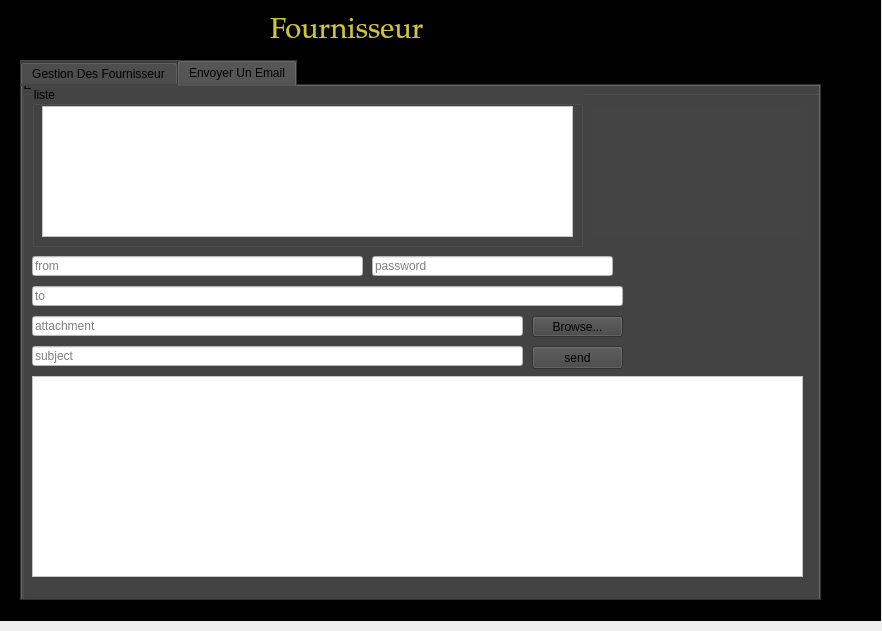
<?xml version="1.0" encoding="UTF-8"?>
<ui version="4.0">
 <class>Fournisseurs</class>
 <widget class="QDialog" name="Fournisseurs">
  <property name="geometry">
   <rect>
    <x>0</x>
    <y>0</y>
    <width>882</width>
    <height>631</height>
   </rect>
  </property>
  <property name="windowTitle">
   <string>Dialog</string>
  </property>
  <widget class="QLabel" name="label">
   <property name="geometry">
    <rect>
     <x>0</x>
     <y>-10</y>
     <width>881</width>
     <height>631</height>
    </rect>
   </property>
   <property name="styleSheet">
    <string notr="true">background-color: rgb(0, 0, 0);</string>
   </property>
   <property name="text">
    <string/>
   </property>
  </widget>
  <widget class="QTabWidget" name="tabWidget">
   <property name="geometry">
    <rect>
     <x>20</x>
     <y>60</y>
     <width>801</width>
     <height>541</height>
    </rect>
   </property>
   <property name="palette">
    <palette>
     <active>
      <colorrole role="Button">
       <brush brushstyle="SolidPattern">
        <color alpha="255">
         <red>68</red>
         <green>68</green>
         <blue>68</blue>
        </color>
       </brush>
      </colorrole>
      <colorrole role="Base">
       <brush brushstyle="SolidPattern">
        <color alpha="255">
         <red>68</red>
         <green>68</green>
         <blue>68</blue>
        </color>
       </brush>
      </colorrole>
      <colorrole role="Window">
       <brush brushstyle="SolidPattern">
        <color alpha="255">
         <red>68</red>
         <green>68</green>
         <blue>68</blue>
        </color>
       </brush>
      </colorrole>
     </active>
     <inactive>
      <colorrole role="Button">
       <brush brushstyle="SolidPattern">
        <color alpha="255">
         <red>68</red>
         <green>68</green>
         <blue>68</blue>
        </color>
       </brush>
      </colorrole>
      <colorrole role="Base">
       <brush brushstyle="SolidPattern">
        <color alpha="255">
         <red>68</red>
         <green>68</green>
         <blue>68</blue>
        </color>
       </brush>
      </colorrole>
      <colorrole role="Window">
       <brush brushstyle="SolidPattern">
        <color alpha="255">
         <red>68</red>
         <green>68</green>
         <blue>68</blue>
        </color>
       </brush>
      </colorrole>
     </inactive>
     <disabled>
      <colorrole role="Button">
       <brush brushstyle="SolidPattern">
        <color alpha="255">
         <red>68</red>
         <green>68</green>
         <blue>68</blue>
        </color>
       </brush>
      </colorrole>
      <colorrole role="Base">
       <brush brushstyle="SolidPattern">
        <color alpha="255">
         <red>68</red>
         <green>68</green>
         <blue>68</blue>
        </color>
       </brush>
      </colorrole>
      <colorrole role="Window">
       <brush brushstyle="SolidPattern">
        <color alpha="255">
         <red>68</red>
         <green>68</green>
         <blue>68</blue>
        </color>
       </brush>
      </colorrole>
     </disabled>
    </palette>
   </property>
   <property name="styleSheet">
    <string notr="true">background-color: rgb(68, 68, 68);</string>
   </property>
   <property name="currentIndex">
    <number>1</number>
   </property>
   <widget class="QWidget" name="tab">
    <attribute name="title">
     <string>Gestion Des Fournisseur</string>
    </attribute>
    <widget class="QGroupBox" name="groupBox">
     <property name="geometry">
      <rect>
       <x>0</x>
       <y>-10</y>
       <width>801</width>
       <height>521</height>
      </rect>
     </property>
     <property name="title">
      <string>ajout</string>
     </property>
     <widget class="QLabel" name="label_2">
      <property name="geometry">
       <rect>
        <x>10</x>
        <y>80</y>
        <width>161</width>
        <height>20</height>
       </rect>
      </property>
      <property name="styleSheet">
       <string notr="true">color: rgb(206, 197, 64);
font: 75 11pt &quot;MS Shell Dlg 2&quot;; </string>
      </property>
      <property name="text">
       <string>nom du fournisseur</string>
      </property>
     </widget>
     <widget class="QLabel" name="label_3">
      <property name="geometry">
       <rect>
        <x>10</x>
        <y>20</y>
        <width>201</width>
        <height>20</height>
       </rect>
      </property>
      <property name="styleSheet">
       <string notr="true">font: 75 11pt &quot;MS Shell Dlg 2&quot;;

color: rgb(206, 197, 64);</string>
      </property>
      <property name="text">
       <string>identifiand du fournisseur</string>
      </property>
     </widget>
     <widget class="QLabel" name="label_4">
      <property name="geometry">
       <rect>
        <x>10</x>
        <y>50</y>
        <width>181</width>
        <height>20</height>
       </rect>
      </property>
      <property name="styleSheet">
       <string notr="true">color: rgb(206, 197, 64);
font: 75 11pt &quot;MS Shell Dlg 2&quot;; </string>
      </property>
      <property name="text">
       <string>numéro du téléphone</string>
      </property>
     </widget>
     <widget class="QLineEdit" name="le_nom">
      <property name="geometry">
       <rect>
        <x>220</x>
        <y>80</y>
        <width>211</width>
        <height>22</height>
       </rect>
      </property>
      <property name="styleSheet">
       <string notr="true">
color: rgb(0, 0, 0);
background-color: rgb(255, 255, 255);</string>
      </property>
     </widget>
     <widget class="QLineEdit" name="le_id">
      <property name="geometry">
       <rect>
        <x>220</x>
        <y>20</y>
        <width>211</width>
        <height>22</height>
       </rect>
      </property>
      <property name="styleSheet">
       <string notr="true">color: rgb(0, 0, 0);
background-color: rgb(255, 255, 255);</string>
      </property>
     </widget>
     <widget class="QLineEdit" name="le_numtel">
      <property name="geometry">
       <rect>
        <x>220</x>
        <y>50</y>
        <width>211</width>
        <height>22</height>
       </rect>
      </property>
      <property name="styleSheet">
       <string notr="true">color: rgb(0, 0, 0);
background-color: rgb(255, 255, 255);</string>
      </property>
     </widget>
     <widget class="QPushButton" name="pb_ajouter">
      <property name="geometry">
       <rect>
        <x>450</x>
        <y>30</y>
        <width>93</width>
        <height>28</height>
       </rect>
      </property>
      <property name="palette">
       <palette>
        <active>
         <colorrole role="Button">
          <brush brushstyle="SolidPattern">
           <color alpha="255">
            <red>220</red>
            <green>220</green>
            <blue>0</blue>
           </color>
          </brush>
         </colorrole>
         <colorrole role="Midlight">
          <brush brushstyle="SolidPattern">
           <color alpha="255">
            <red>255</red>
            <green>255</green>
            <blue>255</blue>
           </color>
          </brush>
         </colorrole>
         <colorrole role="Base">
          <brush brushstyle="SolidPattern">
           <color alpha="255">
            <red>220</red>
            <green>220</green>
            <blue>0</blue>
           </color>
          </brush>
         </colorrole>
         <colorrole role="Window">
          <brush brushstyle="SolidPattern">
           <color alpha="255">
            <red>220</red>
            <green>220</green>
            <blue>0</blue>
           </color>
          </brush>
         </colorrole>
         <colorrole role="HighlightedText">
          <brush brushstyle="SolidPattern">
           <color alpha="255">
            <red>255</red>
            <green>255</green>
            <blue>255</blue>
           </color>
          </brush>
         </colorrole>
        </active>
        <inactive>
         <colorrole role="Button">
          <brush brushstyle="SolidPattern">
           <color alpha="255">
            <red>220</red>
            <green>220</green>
            <blue>0</blue>
           </color>
          </brush>
         </colorrole>
         <colorrole role="Midlight">
          <brush brushstyle="SolidPattern">
           <color alpha="255">
            <red>255</red>
            <green>255</green>
            <blue>255</blue>
           </color>
          </brush>
         </colorrole>
         <colorrole role="Base">
          <brush brushstyle="SolidPattern">
           <color alpha="255">
            <red>220</red>
            <green>220</green>
            <blue>0</blue>
           </color>
          </brush>
         </colorrole>
         <colorrole role="Window">
          <brush brushstyle="SolidPattern">
           <color alpha="255">
            <red>220</red>
            <green>220</green>
            <blue>0</blue>
           </color>
          </brush>
         </colorrole>
         <colorrole role="HighlightedText">
          <brush brushstyle="SolidPattern">
           <color alpha="255">
            <red>255</red>
            <green>255</green>
            <blue>255</blue>
           </color>
          </brush>
         </colorrole>
        </inactive>
        <disabled>
         <colorrole role="Button">
          <brush brushstyle="SolidPattern">
           <color alpha="255">
            <red>220</red>
            <green>220</green>
            <blue>0</blue>
           </color>
          </brush>
         </colorrole>
         <colorrole role="Midlight">
          <brush brushstyle="SolidPattern">
           <color alpha="255">
            <red>255</red>
            <green>255</green>
            <blue>255</blue>
           </color>
          </brush>
         </colorrole>
         <colorrole role="Base">
          <brush brushstyle="SolidPattern">
           <color alpha="255">
            <red>220</red>
            <green>220</green>
            <blue>0</blue>
           </color>
          </brush>
         </colorrole>
         <colorrole role="Window">
          <brush brushstyle="SolidPattern">
           <color alpha="255">
            <red>220</red>
            <green>220</green>
            <blue>0</blue>
           </color>
          </brush>
         </colorrole>
         <colorrole role="HighlightedText">
          <brush brushstyle="SolidPattern">
           <color alpha="255">
            <red>255</red>
            <green>255</green>
            <blue>255</blue>
           </color>
          </brush>
         </colorrole>
        </disabled>
       </palette>
      </property>
      <property name="styleSheet">
       <string notr="true">background-color: rgb(220, 220, 0);</string>
      </property>
      <property name="text">
       <string>ajouter</string>
      </property>
     </widget>
     <widget class="QLabel" name="label_6">
      <property name="geometry">
       <rect>
        <x>10</x>
        <y>110</y>
        <width>81</width>
        <height>21</height>
       </rect>
      </property>
      <property name="styleSheet">
       <string notr="true">color: rgb(206, 197, 64);
font: 75 11pt &quot;MS Shell Dlg 2&quot;; </string>
      </property>
      <property name="text">
       <string>categorie</string>
      </property>
     </widget>
     <widget class="QLineEdit" name="Le_cat">
      <property name="geometry">
       <rect>
        <x>220</x>
        <y>110</y>
        <width>211</width>
        <height>22</height>
       </rect>
      </property>
      <property name="styleSheet">
       <string notr="true">background-color: rgb(255, 255, 255);
color: rgb(0, 0, 0);</string>
      </property>
     </widget>
     <widget class="QLabel" name="label_8">
      <property name="geometry">
       <rect>
        <x>10</x>
        <y>140</y>
        <width>151</width>
        <height>21</height>
       </rect>
      </property>
      <property name="styleSheet">
       <string notr="true">color: rgb(206, 197, 64);
font: 75 11pt &quot;MS Shell Dlg 2&quot;; </string>
      </property>
      <property name="text">
       <string>Qualité du produit</string>
      </property>
     </widget>
     <widget class="QLineEdit" name="Le_qal">
      <property name="geometry">
       <rect>
        <x>220</x>
        <y>140</y>
        <width>211</width>
        <height>22</height>
       </rect>
      </property>
      <property name="styleSheet">
       <string notr="true">background-color: rgb(255, 255, 255);
color: rgb(0, 0, 0);</string>
      </property>
     </widget>
     <widget class="QPushButton" name="pb_modifier">
      <property name="geometry">
       <rect>
        <x>450</x>
        <y>70</y>
        <width>93</width>
        <height>28</height>
       </rect>
      </property>
      <property name="styleSheet">
       <string notr="true">background-color: rgb(220, 220, 0);</string>
      </property>
      <property name="text">
       <string>modifier</string>
      </property>
     </widget>
     <widget class="QComboBox" name="comboBox">
      <property name="geometry">
       <rect>
        <x>620</x>
        <y>170</y>
        <width>101</width>
        <height>21</height>
       </rect>
      </property>
      <property name="styleSheet">
       <string notr="true">color: rgb(206, 197, 64);
background-color: rgb(255, 255, 255);</string>
      </property>
     </widget>
     <widget class="QLabel" name="label_10">
      <property name="geometry">
       <rect>
        <x>440</x>
        <y>170</y>
        <width>161</width>
        <height>20</height>
       </rect>
      </property>
      <property name="styleSheet">
       <string notr="true">font: 75 11pt &quot;MS Shell Dlg 2&quot;;
color: rgb(206, 197, 64);</string>
      </property>
      <property name="text">
       <string>choisir un identifiant</string>
      </property>
     </widget>
     <widget class="QPushButton" name="pb_supp">
      <property name="geometry">
       <rect>
        <x>450</x>
        <y>110</y>
        <width>93</width>
        <height>28</height>
       </rect>
      </property>
      <property name="styleSheet">
       <string notr="true">background-color: rgb(220, 220, 0);</string>
      </property>
      <property name="text">
       <string>suprimer</string>
      </property>
     </widget>
     <widget class="QLineEdit" name="Le_email">
      <property name="geometry">
       <rect>
        <x>220</x>
        <y>170</y>
        <width>211</width>
        <height>22</height>
       </rect>
      </property>
      <property name="styleSheet">
       <string notr="true">background-color: rgb(255, 255, 255);</string>
      </property>
     </widget>
     <widget class="QLabel" name="label_5">
      <property name="geometry">
       <rect>
        <x>10</x>
        <y>170</y>
        <width>121</width>
        <height>16</height>
       </rect>
      </property>
      <property name="styleSheet">
       <string notr="true">color: rgb(206, 197, 64);
font: 75 11pt &quot;MS Shell Dlg 2&quot;; </string>
      </property>
      <property name="text">
       <string>Email</string>
      </property>
     </widget>
     <widget class="QTableView" name="tabfournisseur">
      <property name="geometry">
       <rect>
        <x>10</x>
        <y>200</y>
        <width>781</width>
        <height>241</height>
       </rect>
      </property>
      <property name="styleSheet">
       <string notr="true">background-color: rgb(255, 255, 255);</string>
      </property>
     </widget>
     <widget class="QLineEdit" name="recher_edit">
      <property name="geometry">
       <rect>
        <x>10</x>
        <y>480</y>
        <width>651</width>
        <height>22</height>
       </rect>
      </property>
      <property name="styleSheet">
       <string notr="true">background-color: rgb(255, 255, 255);</string>
      </property>
      <property name="placeholderText">
       <string>recherche</string>
      </property>
     </widget>
     <widget class="QLabel" name="label_9">
      <property name="geometry">
       <rect>
        <x>10</x>
        <y>20</y>
        <width>721</width>
        <height>461</height>
       </rect>
      </property>
      <property name="text">
       <string/>
      </property>
     </widget>
     <widget class="QRadioButton" name="trie_ref">
      <property name="geometry">
       <rect>
        <x>410</x>
        <y>450</y>
        <width>111</width>
        <height>20</height>
       </rect>
      </property>
      <property name="text">
       <string>trie par nom</string>
      </property>
     </widget>
     <widget class="QRadioButton" name="trie_cat">
      <property name="geometry">
       <rect>
        <x>200</x>
        <y>450</y>
        <width>121</width>
        <height>20</height>
       </rect>
      </property>
      <property name="text">
       <string>trie par categorie</string>
      </property>
     </widget>
     <widget class="QRadioButton" name="trie_qual">
      <property name="geometry">
       <rect>
        <x>10</x>
        <y>450</y>
        <width>111</width>
        <height>20</height>
       </rect>
      </property>
      <property name="text">
       <string>Trie par qualité</string>
      </property>
     </widget>
     <widget class="QLabel" name="ges_label_logo">
      <property name="geometry">
       <rect>
        <x>590</x>
        <y>30</y>
        <width>171</width>
        <height>101</height>
       </rect>
      </property>
      <property name="text">
       <string/>
      </property>
      <property name="pixmap">
       <pixmap>log.png</pixmap>
      </property>
      <property name="scaledContents">
       <bool>true</bool>
      </property>
     </widget>
     <zorder>label_9</zorder>
     <zorder>label_2</zorder>
     <zorder>label_3</zorder>
     <zorder>label_4</zorder>
     <zorder>le_nom</zorder>
     <zorder>le_id</zorder>
     <zorder>le_numtel</zorder>
     <zorder>pb_ajouter</zorder>
     <zorder>label_6</zorder>
     <zorder>Le_cat</zorder>
     <zorder>label_8</zorder>
     <zorder>Le_qal</zorder>
     <zorder>pb_modifier</zorder>
     <zorder>comboBox</zorder>
     <zorder>label_10</zorder>
     <zorder>pb_supp</zorder>
     <zorder>Le_email</zorder>
     <zorder>label_5</zorder>
     <zorder>tabfournisseur</zorder>
     <zorder>recher_edit</zorder>
     <zorder>trie_ref</zorder>
     <zorder>trie_cat</zorder>
     <zorder>trie_qual</zorder>
     <zorder>ges_label_logo</zorder>
    </widget>
   </widget>
   <widget class="QWidget" name="tab_3">
    <attribute name="title">
     <string>Envoyer Un Email</string>
    </attribute>
    <widget class="QGroupBox" name="groupBox_2">
     <property name="geometry">
      <rect>
       <x>0</x>
       <y>-10</y>
       <width>801</width>
       <height>531</height>
      </rect>
     </property>
     <property name="title">
      <string>Envoie email</string>
     </property>
     <widget class="QGroupBox" name="groupBox_7">
      <property name="geometry">
       <rect>
        <x>10</x>
        <y>10</y>
        <width>551</width>
        <height>161</height>
       </rect>
      </property>
      <property name="title">
       <string>liste</string>
      </property>
      <widget class="QTableView" name="tableView_email">
       <property name="geometry">
        <rect>
         <x>10</x>
         <y>20</y>
         <width>531</width>
         <height>131</height>
        </rect>
       </property>
       <property name="styleSheet">
        <string notr="true">background-color: rgb(255, 255, 255);</string>
       </property>
      </widget>
     </widget>
     <widget class="QLineEdit" name="lineEdit_from_email">
      <property name="geometry">
       <rect>
        <x>10</x>
        <y>180</y>
        <width>331</width>
        <height>20</height>
       </rect>
      </property>
      <property name="styleSheet">
       <string notr="true">background-color: rgb(255, 255, 255);</string>
      </property>
      <property name="placeholderText">
       <string>from</string>
      </property>
     </widget>
     <widget class="QLineEdit" name="lineEdit_psswrd_email">
      <property name="geometry">
       <rect>
        <x>350</x>
        <y>180</y>
        <width>241</width>
        <height>20</height>
       </rect>
      </property>
      <property name="styleSheet">
       <string notr="true">background-color: rgb(255, 255, 255);</string>
      </property>
      <property name="placeholderText">
       <string>password</string>
      </property>
     </widget>
     <widget class="QLineEdit" name="lineEdit_to_email">
      <property name="geometry">
       <rect>
        <x>10</x>
        <y>210</y>
        <width>591</width>
        <height>20</height>
       </rect>
      </property>
      <property name="styleSheet">
       <string notr="true">background-color: rgb(255, 255, 255);</string>
      </property>
      <property name="placeholderText">
       <string>to</string>
      </property>
     </widget>
     <widget class="QLineEdit" name="lineEdit_atchmnt_email">
      <property name="geometry">
       <rect>
        <x>10</x>
        <y>240</y>
        <width>491</width>
        <height>20</height>
       </rect>
      </property>
      <property name="styleSheet">
       <string notr="true">background-color: rgb(255, 255, 255);</string>
      </property>
      <property name="placeholderText">
       <string>attachment</string>
      </property>
     </widget>
     <widget class="QLineEdit" name="lineEdit_subject_email">
      <property name="geometry">
       <rect>
        <x>10</x>
        <y>270</y>
        <width>491</width>
        <height>20</height>
       </rect>
      </property>
      <property name="styleSheet">
       <string notr="true">background-color: rgb(255, 255, 255);</string>
      </property>
      <property name="placeholderText">
       <string>subject</string>
      </property>
     </widget>
     <widget class="QTextEdit" name="textEdit_email">
      <property name="geometry">
       <rect>
        <x>10</x>
        <y>300</y>
        <width>771</width>
        <height>201</height>
       </rect>
      </property>
      <property name="styleSheet">
       <string notr="true">background-color: rgb(255, 255, 255);</string>
      </property>
      <property name="placeholderText">
       <string/>
      </property>
     </widget>
     <widget class="QPushButton" name="pushButton_browse_email">
      <property name="geometry">
       <rect>
        <x>510</x>
        <y>240</y>
        <width>91</width>
        <height>21</height>
       </rect>
      </property>
      <property name="text">
       <string>Browse...</string>
      </property>
     </widget>
     <widget class="QPushButton" name="pushButton_send_email">
      <property name="geometry">
       <rect>
        <x>510</x>
        <y>270</y>
        <width>91</width>
        <height>23</height>
       </rect>
      </property>
      <property name="text">
       <string>send</string>
      </property>
     </widget>
     <widget class="QLabel" name="labellogo">
      <property name="geometry">
       <rect>
        <x>570</x>
        <y>30</y>
        <width>211</width>
        <height>131</height>
       </rect>
      </property>
      <property name="text">
       <string/>
      </property>
      <property name="pixmap">
       <pixmap>log.png</pixmap>
      </property>
      <property name="scaledContents">
       <bool>true</bool>
      </property>
     </widget>
    </widget>
   </widget>
  </widget>
  <widget class="QLabel" name="Title">
   <property name="geometry">
    <rect>
     <x>270</x>
     <y>-10</y>
     <width>411</width>
     <height>81</height>
    </rect>
   </property>
   <property name="palette">
    <palette>
     <active>
      <colorrole role="WindowText">
       <brush brushstyle="SolidPattern">
        <color alpha="255">
         <red>206</red>
         <green>197</green>
         <blue>64</blue>
        </color>
       </brush>
      </colorrole>
      <colorrole role="Text">
       <brush brushstyle="SolidPattern">
        <color alpha="255">
         <red>206</red>
         <green>197</green>
         <blue>64</blue>
        </color>
       </brush>
      </colorrole>
      <colorrole role="ButtonText">
       <brush brushstyle="SolidPattern">
        <color alpha="255">
         <red>206</red>
         <green>197</green>
         <blue>64</blue>
        </color>
       </brush>
      </colorrole>
      <colorrole role="PlaceholderText">
       <brush brushstyle="NoBrush">
        <color alpha="128">
         <red>206</red>
         <green>197</green>
         <blue>64</blue>
        </color>
       </brush>
      </colorrole>
     </active>
     <inactive>
      <colorrole role="WindowText">
       <brush brushstyle="SolidPattern">
        <color alpha="255">
         <red>206</red>
         <green>197</green>
         <blue>64</blue>
        </color>
       </brush>
      </colorrole>
      <colorrole role="Text">
       <brush brushstyle="SolidPattern">
        <color alpha="255">
         <red>206</red>
         <green>197</green>
         <blue>64</blue>
        </color>
       </brush>
      </colorrole>
      <colorrole role="ButtonText">
       <brush brushstyle="SolidPattern">
        <color alpha="255">
         <red>206</red>
         <green>197</green>
         <blue>64</blue>
        </color>
       </brush>
      </colorrole>
      <colorrole role="PlaceholderText">
       <brush brushstyle="NoBrush">
        <color alpha="128">
         <red>206</red>
         <green>197</green>
         <blue>64</blue>
        </color>
       </brush>
      </colorrole>
     </inactive>
     <disabled>
      <colorrole role="WindowText">
       <brush brushstyle="SolidPattern">
        <color alpha="255">
         <red>206</red>
         <green>197</green>
         <blue>64</blue>
        </color>
       </brush>
      </colorrole>
      <colorrole role="Text">
       <brush brushstyle="SolidPattern">
        <color alpha="255">
         <red>206</red>
         <green>197</green>
         <blue>64</blue>
        </color>
       </brush>
      </colorrole>
      <colorrole role="ButtonText">
       <brush brushstyle="SolidPattern">
        <color alpha="255">
         <red>206</red>
         <green>197</green>
         <blue>64</blue>
        </color>
       </brush>
      </colorrole>
      <colorrole role="PlaceholderText">
       <brush brushstyle="NoBrush">
        <color alpha="128">
         <red>206</red>
         <green>197</green>
         <blue>64</blue>
        </color>
       </brush>
      </colorrole>
     </disabled>
    </palette>
   </property>
   <property name="font">
    <font>
     <family>Palatino Linotype</family>
     <pointsize>22</pointsize>
     <weight>50</weight>
     <italic>false</italic>
     <bold>false</bold>
     <underline>false</underline>
     <strikeout>false</strikeout>
     <kerning>true</kerning>
    </font>
   </property>
   <property name="styleSheet">
    <string notr="true"> color: rgb(206, 197, 64);
font: 22pt &quot;Palatino Linotype&quot;</string>
   </property>
   <property name="text">
    <string>Fournisseur </string>
   </property>
  </widget>
 </widget>
 <resources/>
 <connections/>
</ui>
